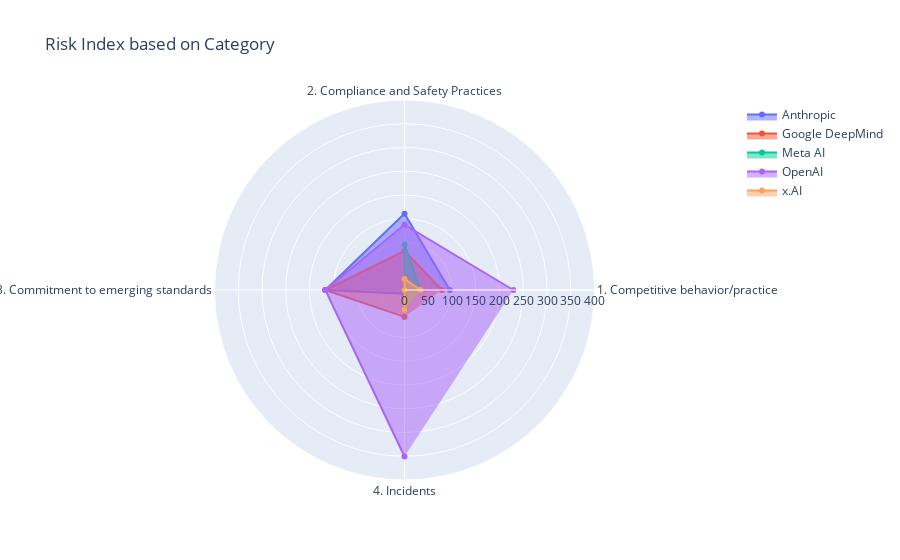

Source (notebook cell):
### Code cell
# Create a list of unique risk categories
companies = risk_category_df['Company'].unique()
categories = risk_category_df['Risk Category'].unique()


# Create a radar chart
fig = go.Figure()

# Add a trace for each company
for company in companies:
    company_data = risk_category_df[risk_category_df['Company'] == company]
    fig.add_trace(go.Scatterpolar(
        r=company_data['Standardized Value'],
        theta=categories,
        connectgaps = True,
        fill='toself',
        name=company
    ))

# Update the layout
fig.update_layout(
    polar=dict(
        radialaxis=dict(
            visible=True,
            range=[0, 400]
        )),
    showlegend=True,
    title="Risk Index based on Category"
)

fig.show()

### Figure 1 — Plotly figure (JSON) as saved in the notebook; plotly's stock layout.template omitted (floating-point values rounded to 4 significant figures)
{"data": [{"connectgaps": true, "fill": "toself", "name": "Anthropic", "r": [95.25, 160.8, 166.7, 7.82], "theta": ["1. Competitive behavior/practice", "2. Compliance and Safety Practices", "3. Commitment to emerging standards", "4. Incidents"], "type": "scatterpolar"}, {"connectgaps": true, "fill": "toself", "name": "Google DeepMind", "r": [78.96, 82.21, 166.7, 56.64], "theta": ["1. Competitive behavior/practice", "2. Compliance and Safety Practices", "3. Commitment to emerging standards", "4. Incidents"], "type": "scatterpolar"}, {"connectgaps": true, "fill": "toself", "name": "Meta AI", "r": [33.63, 95.99, 0, 43.15], "theta": ["1. Competitive behavior/practice", "2. Compliance and Safety Practices", "3. Commitment to emerging standards", "4. Incidents"], "type": "scatterpolar"}, {"connectgaps": true, "fill": "toself", "name": "OpenAI", "r": [229.0, 137.7, 166.7, 350.5], "theta": ["1. Competitive behavior/practice", "2. Compliance and Safety Practices", "3. Commitment to emerging standards", "4. Incidents"], "type": "scatterpolar"}, {"connectgaps": true, "fill": "toself", "name": "x.AI", "r": [33.6, 23.34, 0, 41.92], "theta": ["1. Competitive behavior/practice", "2. Compliance and Safety Practices", "3. Commitment to emerging standards", "4. Incidents"], "type": "scatterpolar"}], "layout": {"polar": {"radialaxis": {"range": [0, 400], "visible": true}}, "showlegend": true, "title": {"text": "Risk Index based on Category"}}}
